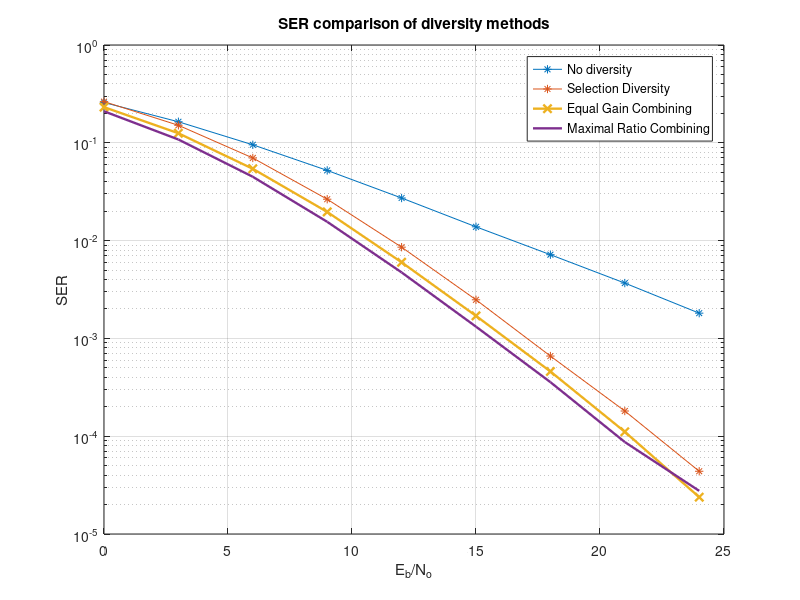
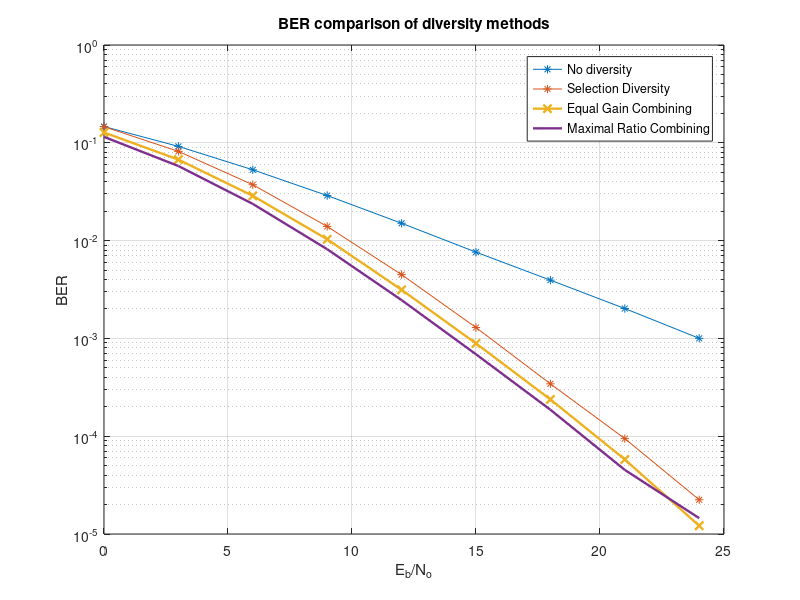

The MATLAB script that drew these images, in order:
% Three receiver diversity methods; selection diversity,
% maximum ratio combining and equal gain combining
% for 2 Rayleigh fading channels are
% compared in terms of error probabilities
% in this simulation.
clear;clc;
err_min=100;
err_check = true;
sim_lim = 20;
qpsk_sym = pskmod(0:3,4);                   % Baseband QPSK symbols
qpsk_bits =[0,0;0,1;1,1;1,0];               % Gray coded bits for each symbol
SNR_start = 0;
SNR_increment = 3;
SNR_int = SNR_start:SNR_increment:25;
errs_store = zeros(3,length(SNR_int),2);
ber_div = zeros(3,length(SNR_int),1);
seq_len = 1e5;                              % Number of symbols for each simulation
for method = 1:3                    
    for snr=SNR_int
        snr_index = snr/SNR_increment-SNR_start/SNR_increment+1;
        noise_stdev = sqrt(1/(2*2*10^(snr/10)));
        sim_num = 0;
        while (err_check==true || sim_num <= sim_lim)
            sim_num = sim_num + 1;
            info_seq = randi([0,3],seq_len,1);
            info_bits = qpsk_bits(info_seq+1,:);
            info_bits2 = info_bits';
            info_bits3 = info_bits2(:);
            channel1 = sqrt(0.25).*(randn(seq_len,1)+1i.*randn(seq_len,1)); % multiplication by sqrt(0.25) is to
            channel2 = sqrt(0.25).*(randn(seq_len,1)+1i.*randn(seq_len,1)); % keep overall variance 1
            four_sym_seq = conj(qpsk_sym(info_seq+1)');
            four_sym_seq1 = four_sym_seq.*abs(channel1);
            four_sym_seq2 = four_sym_seq.*abs(channel2);
            four_sym_seq1 = four_sym_seq1 + noise_stdev.*(randn(seq_len,1)+1i.*randn(seq_len,1));
            four_sym_seq2 = four_sym_seq2 + noise_stdev.*(randn(seq_len,1)+1i.*randn(seq_len,1));
            if (method==1) % Selection diversity
                [~,indices] = max(abs([four_sym_seq1 four_sym_seq2]),[],2);
                four_sym_seq = four_sym_seq1.*(indices==1)+four_sym_seq2.*(indices==2);
            elseif(method==2),four_sym_seq=(four_sym_seq1+four_sym_seq2); % Equal gain combining
            else,four_sym_seq = abs(channel1).*four_sym_seq1+abs(channel2).*four_sym_seq2; % Maximum ratio combining
            end
            four_sym_seq = repmat(four_sym_seq,[1,4]);
            norms = abs(four_sym_seq-repmat(qpsk_sym,[seq_len,1]));
            [~,detected] = min(norms,[],2); % Maximum likelihood detection
            detected = detected-1;
            err = length(find(detected~=info_seq));
            detected_bits = qpsk_bits(detected+1,:);
            detected_bits2 = detected_bits';
            detected_bits3 = detected_bits2(:);
            ber_temp = length(find(detected_bits3~=info_bits3));
            ber_div(method,snr_index) = ber_div(method,snr_index) + ber_temp;
            errs_store(method,snr_index,1)=errs_store(method,snr_index,1)+err;
            if(errs_store(method,snr_index,1)>100),err_check=false;end
        end
        errs_store(method,snr_index,2)=sim_num;
    end
 end
err_store_div = errs_store(:,:,1)./errs_store(:,:,2)./seq_len;
ber_div = ber_div./errs_store(:,:,2)./seq_len./2;
EbNo = 10.^(SNR_int./10);
load no_diversity.mat
semilogy(SNR_int,err_store,'-*');hold on;grid on;
semilogy(SNR_int,err_store_div(1,:),'-*');hold on;grid on;
semilogy(SNR_int,err_store_div(2,:),'-x','LineWidth',1.7);
semilogy(SNR_int,err_store_div(3,:),'-','LineWidth',1.7);legend('No diversity','Selection Diversity',...
    'Equal Gain Combining','Maximal Ratio Combining');xlabel('E_b/N_o');ylabel('SER');title('SER comparison of diversity methods');
set(gca,'FontSize',10);ylim([1e-5 1]);
figure,
semilogy(SNR_int,ber,'-*');hold on;grid on;
semilogy(SNR_int,ber_div(1,:),'-*');hold on;grid on;
semilogy(SNR_int,ber_div(2,:),'-x','LineWidth',1.7);
semilogy(SNR_int,ber_div(3,:),'-','LineWidth',1.7);legend('No diversity','Selection Diversity',...
    'Equal Gain Combining','Maximal Ratio Combining');xlabel('E_b/N_o');ylabel('BER');title('BER comparison of diversity methods');
set(gca,'FontSize',10);ylim([1e-5 1]);
